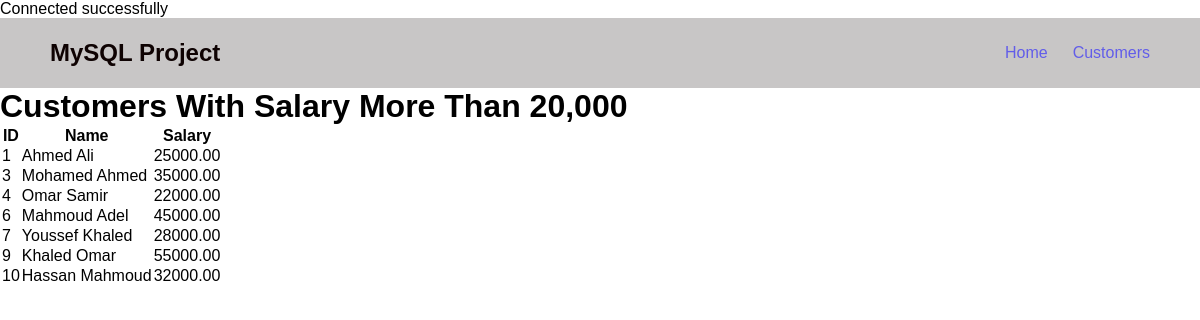
Screenshot of /customers_salary.php with the database file from the repository.
### tables this page shows
CREATE TABLE `customers` (
  `id` int(11) NOT NULL,
  `name` varchar(100) NOT NULL,
  `salary` decimal(10,2) NOT NULL,
  `city` varchar(100) NOT NULL,
  `password` varchar(255) NOT NULL DEFAULT '123'
);

### customers_salary.php (the view, shortened to what this page needs)
<?php
require "sql.php";
$sql = "SELECT * FROM customers WHERE salary > 20000";
$result = mysqli_query($connect, $sql);
?>
<!DOCTYPE html>
<html lang="en">
<head>
    <link rel="stylesheet" href="css/style.css">
</head>
<body>
    <nav class="navbar">
        <div class="logo">
            MySQL Project
        </div>
        <div class="nav-links">
            <a href="main.php">Home</a>
            <a href="customers_salary.php">Customers</a>
        </div>
    </nav>
    <div class="container">
        <h1>Customers With Salary More Than 20,000</h1>
        <table>
            <tr>
                <th>ID</th>
                <th>Name</th>
                <th>Salary</th>
            </tr>
            <?php
            while ($customer = mysqli_fetch_assoc($result)) {
            ?>
                <tr>
                    <td>
                        <?php echo $customer['id']; ?>
                    </td>
                    <td>
                        <?php echo $customer['name']; ?>
                    </td>
                    <td>
                        <?php echo $customer['salary']; ?>
                    </td>
                </tr>
            <?php
            }
            ?>
        </table>
    </div>
</body>
</html>

### css/style.css (style rules this page uses)
* { margin: 0; padding: 0; box-sizing: border-box; }
body { font-family: Arial, sans-serif; }
.navbar { height: 70px; background-color: #c8c6c6; display: flex; align-items: center; justify-content: space-between; padding: 0 50px; }
.logo { color: rgb(14, 2, 2); font-size: 24px; font-weight: bold; }
.nav-links { display: flex; gap: 25px; }
.nav-links a { color: rgb(98, 93, 233); text-decoration: none; font-size: 16px; }

### rows the page displays
customers: id "1", name "Ahmed Ali", salary "25000.00"
customers: id "3", name "Mohamed Ahmed", salary "35000.00"
customers: id "4", name "Omar Samir", salary "22000.00"
customers: id "6", name "Mahmoud Adel", salary "45000.00"
customers: id "7", name "Youssef Khaled", salary "28000.00"
customers: id "9", name "Khaled Omar", salary "55000.00"
customers: id "10", name "Hassan Mahmoud", salary "32000.00"
